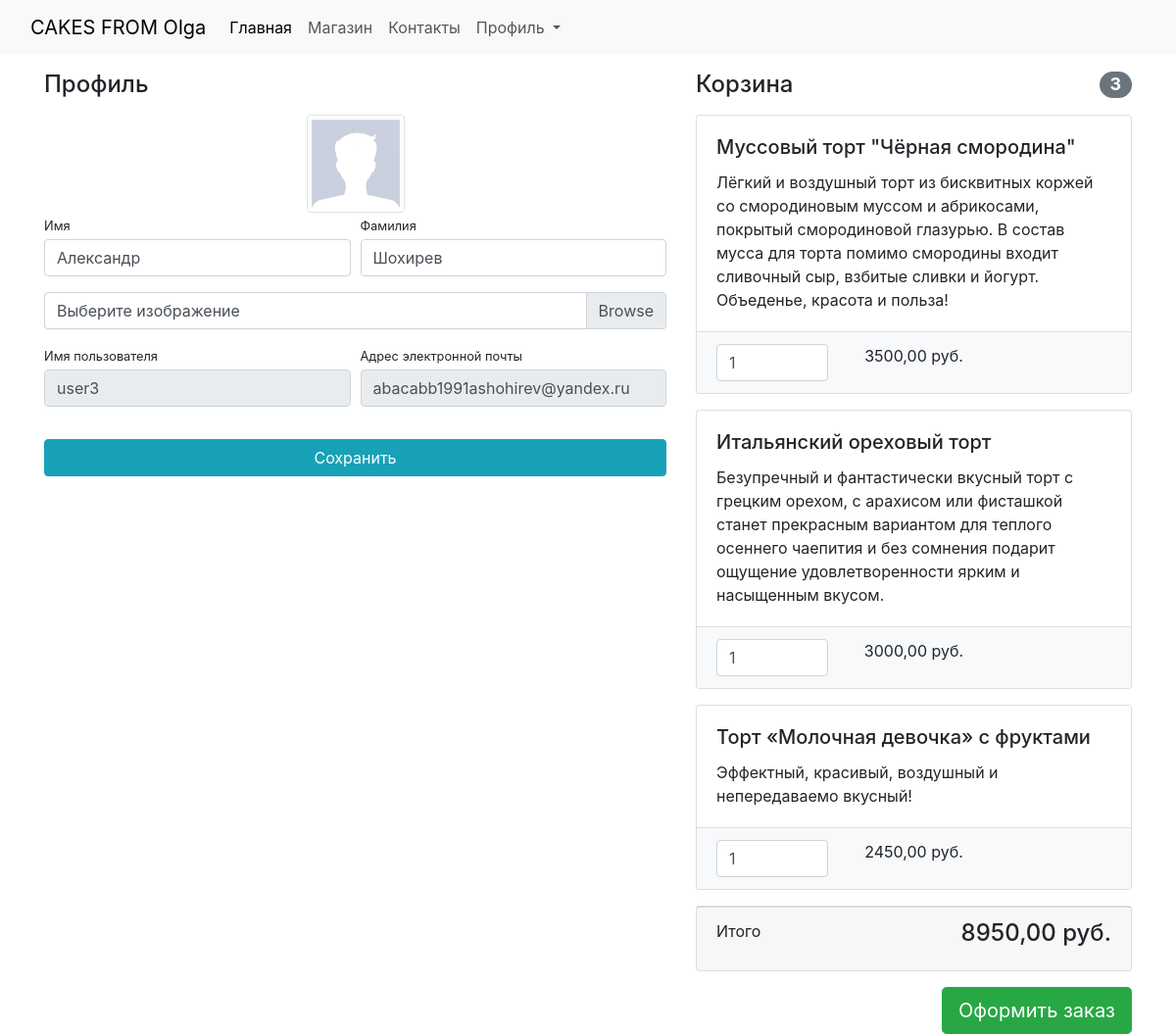
Page /users/profile/ (signed in) on the committed database.
### users/models.py (models this page shows, shortened)
class User(AbstractUser):
    image = models.ImageField(upload_to='user_image', null=True, blank=True)
    is_verification = models.BooleanField(default=True)

### olga/models.py (models this page shows, shortened)
class Basket(models.Model):
    user = models.ForeignKey(User, on_delete=models.CASCADE, verbose_name='пользователь')
    product = models.ForeignKey(ProductsModel, on_delete=models.CASCADE, verbose_name='продукт')
    quantity = models.PositiveIntegerField(default=0, verbose_name='количество')
    created_timestamp = models.DateTimeField(auto_now_add=True)
    objects = BasketQuerySet.as_manager()
    def sum(self):
        return self.quantity*self.product.price

class ProductsModel(models.Model):
    products = models.CharField(max_length=150, unique=True, verbose_name='продукт')
    slug = models.SlugField(verbose_name='URL', unique=False)
    description = models.CharField(max_length=250, null=True, blank=True, verbose_name='описание')
    price = models.DecimalField(max_digits=6, decimal_places=2, verbose_name='цена')
    quantity = models.PositiveIntegerField(default=0, verbose_name='количество')
    image = models.ImageField(upload_to='products_image')
    category = models.ForeignKey(CategoryModel, on_delete=models.CASCADE, related_name='productsmodel')
    class Meta:
        verbose_name_plural = 'продукты'
        verbose_name = 'продукт'

### users/views.py (the view)
# urls.py: path('profile/', profile, name='profile'),
@login_required
def profile(request):
    if request.method == 'post':
        form = UserProfileForm(instance=request.user, data=request.POST, files=request.FILES)
        if form.is_valid():
            form.save()
            return HttpResponseRedirect(reverse('users:profile'))
    else:
        form = UserProfileForm(instance=request.user)
    baskets = Basket.objects.filter(user=request.user)
    total_sum = sum([basket.sum() for basket in baskets])
    total_quantity = sum(basket.quantity for basket in baskets)
    context = {'form': form,
               'baskets': baskets,
               'total_sum': total_sum,
               'total_quantity': total_quantity
               }
    return render(request, 'users/profile.html', context)

### users/forms.py
class UserProfileForm(UserChangeForm):
    first_name = forms.CharField(widget=forms.TextInput(attrs={'class': 'form-control'}))
    last_name = forms.CharField(widget=forms.TextInput(attrs={'class': 'form-control'}))
    image = forms.ImageField(widget=forms.FileInput(attrs={'class': 'custom-file-label'}), required=False)
    username = forms.CharField(widget=forms.TextInput(attrs={'class': 'form-control', 'readonly': True}))
    email = forms.CharField(widget=forms.EmailInput(attrs={'class': 'form-control', 'readonly': True}))
    class Meta:
        model = User
        fields = ('first_name', 'last_name', 'image', 'username', 'email')

### olga/context_processors.py (called while the page is built)
def baskets(request):
    user = request.user
    return {'baskets': Basket.objects.filter(user=user) if user.is_authenticated else []}

### olga/models.py (called while the page is built)
    def total_sum(self):
        return sum(basket.sum() for basket in self)

    def total_quantity(self):
        return sum(basket.quantity for basket in self)

### users/templates/users/profile.html (shortened to what this page needs)
{% extends 'olga/base.html' %}
{% load static %}
{% block css %}
    <link href="{% static 'vendor/bootstrap/css/bootstrap.min.css' %}" rel="stylesheet">
    <link href="{% static 'vendor/css/profile.css' %}" rel="stylesheet">
{% endblock css %}
{% block content %}
    <div class="container">
        <div class="row">
            <div class="col-lg-7">
                <h4 class="mt-3 mb-3">Профиль</h4>
                <div class="col-lg-12 text-center">
                    <img width="100" height="100"
                         src="{% if user.image %} {{ user.image.url }} {% else %} {% static 'vendor/img/default_avatar.jpg' %} {% endif %}"
                         class="img-thumbnail">
                </div>
                <form action="{% url 'users:profile' %}" method="post" enctype="multipart/form-data">
                    <div class="form-row">
                        <div class="col-lg-6">
                            <div class="form-group">
                                <label class="small mb-1" for="{{ form.first_name.id_for_label }}">Имя</label>
                                {{ form.first_name }}
                            </div>
                        </div>
                        <div class="col-lg-6">
                            <div class="form-group">
                                <label class="small mb-1" for="{{ form.last_name.id_for_label }}">Фамилия</label>
                                {{ form.last_name }}
                            </div>
                        </div>
                    </div>
                    <div class="form-row mb-2">
                        <div class="col-lg-12">
                            <div class="custom-file">
                                <label class="custom-file-label" for="{{ form.image.id_for_label }}">Выберите изображение</label>
                            </div>
                        </div>
                    </div>
                    <div class="form-row">
                        <div class="col-lg-6">
                            <label class="small mb-1" for="{{ form.username.id_for_label }}">Имя пользователя</label>
                            {{ form.username }}
                        </div>
                        <div class="col-lg-6">
                            <label class="small mb-1" for="{{ form.email.id_for_label }}">Адрес электронной
                                почты</label>
                            {{ form.email }}
                        </div>
                    </div>
                    <div class="form-row">
                        <div class="col-lg-12" style="margin-top: 33px;">
                            <input class="btn btn-info btn-block" type="submit" value="Сохранить">
                        </div>
                    </div>
                </form>
            </div>
            <div class="col-lg-5">
                {% if baskets %}
                    <h4 class="mt-3 mb-3 d-flex justify-content-between align-items-center mb-3">
                        Корзина <span class="badge badge-secondary badge-pill">{{ baskets.total_quantity }}</span>
                    </h4>
                    {% for basket in baskets %}
                        <div class="card mb-3">
                            <div class="card-body">
                                <h5 class="card-title">{{ basket.product.products }}</h5>
                                <p class="card-text">{{ basket.product.description }}</p>
                            </div>
                            <ul class="list-group list-group-flush">
                                <li class="list-group-item bg-light">
                                    <div class="row text-center">
                                        <div class="col-lg-4">
                                            <input name="basketID" type="number" class="form-control"
                                                   value="{{ basket.quantity }}" min="0">
                                        </div>
                                        <div class="col-lg-4">{{ basket.sum }} руб.</div>
                                        <div class="col-lg-4">
                                        </div>
                                    </div>
                                </li>
                            </ul>
                        </div>
                    {% endfor %}
                    <div class="card mb-3">
                        <div class="card-footer">
                            <p class="float-left">Итого</p>
                            <h4 class="float-right">{{ baskets.total_sum }} руб.</h4>
                        </div>
                    </div>
                    <a class="btn btn-success btn-lg float-right" href="{% url 'orders:order_create' %}">
                        Оформить заказ
                    </a>
                {% else %}
                    <h4 class="mt-3 mb-3 text-center">
                        Корзина пуста
                    </h4>
                {% endif %}
            </div>
        </div>
    </div>
{% endblock content %}

### rows in the picture
User: first_name "Александр", last_name "Шохирев", username "user3", email "abacabb1991ashohirev@yandex.ru"
Basket: total_quantity "3", product.products "Муссовый торт \"Чёрная смородина\"", product.description "Лёгкий и воздушный торт из бисквитных коржей со смородиновым муссом и абрикосами, покрытый смородиновой глазурью. В состав мусса для торта помимо смородины входит сливочный сыр, взбитые сливки и йогурт. Объеденье, красота и польза!", basketID "1", sum "3500,00", total_sum "8950,00"
Basket: product.products "Итальянский ореховый торт", product.description "Безупречный и фантастически вкусный торт с грецким орехом, с арахисом или фисташкой станет прекрасным вариантом для теплого осеннего чаепития и без сомнения подарит ощущение удовлетворенности ярким и насыщенным вкусом.", basketID "1", sum "3000,00"
Basket: product.products "Торт «Молочная девочка» с фруктами", product.description "Эффектный, красивый, воздушный и непередаваемо вкусный!", basketID "1", sum "2450,00"
